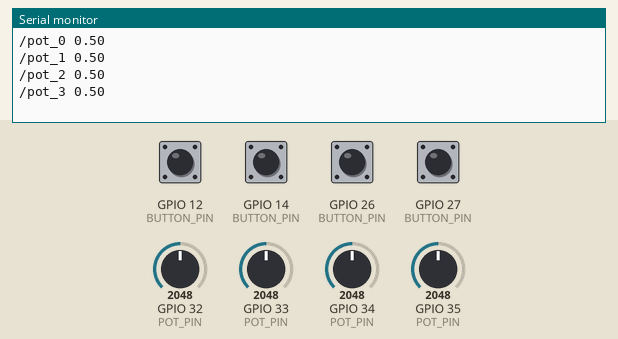
The sketch below on a simulated ESP32. Shown: the last lines printed to the serial monitor. Inputs (shaded band) come from the test bench; at power-on: GPIO 12 (BUTTON_PIN), GPIO 14 (BUTTON_PIN), GPIO 26 (BUTTON_PIN), GPIO 27 (BUTTON_PIN) HIGH, GPIO 32 (POT_PIN) = 2048, GPIO 33 (POT_PIN) = 2048, GPIO 34 (POT_PIN) = 2048, GPIO 35 (POT_PIN) = 2048.

Above: at 1.2 s.
1.3 s: GPIO 12 (BUTTON_PIN) pulled LOW for 0.15 s
At 2.0 s:
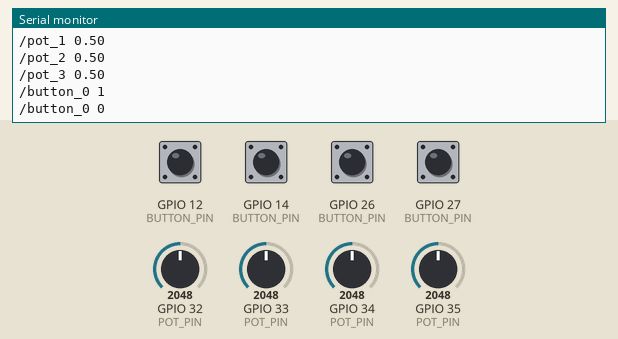
3.0 s: GPIO 32 (POT_PIN) set to 2866
At 3.9 s:
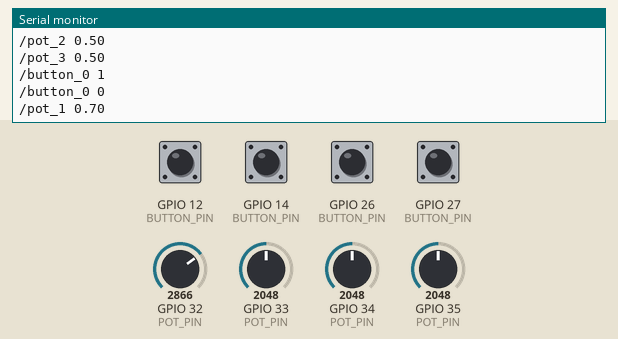
4.5 s: GPIO 33 (POT_PIN) set to 2866
At 5.1 s:
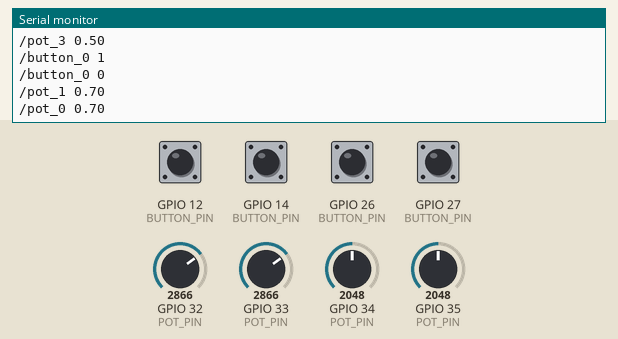
6.0 s: GPIO 34 (POT_PIN) set to 2866
At 6.9 s:
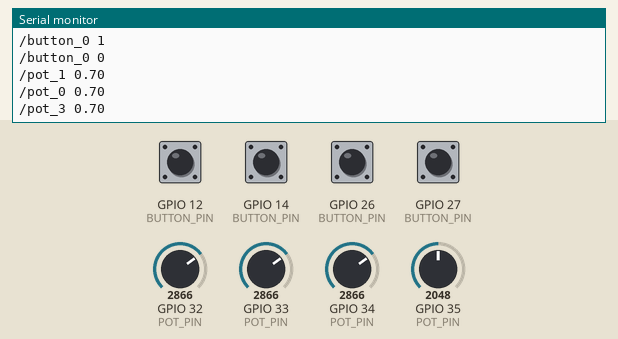
7.5 s: GPIO 35 (POT_PIN) set to 2866
At 8.7 s:
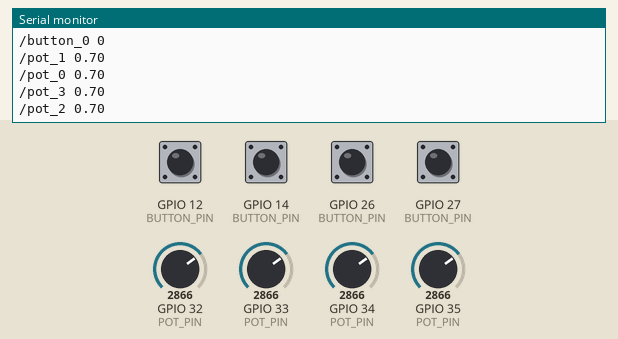
9.0 s: GPIO 14 (BUTTON_PIN) pulled LOW for 0.15 s
At 10.2 s:
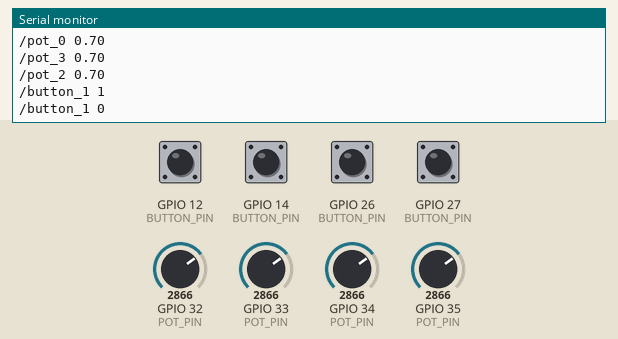
Timing chart, 0 to 11.6 s (numbered marks = the images above; inputs shaded):
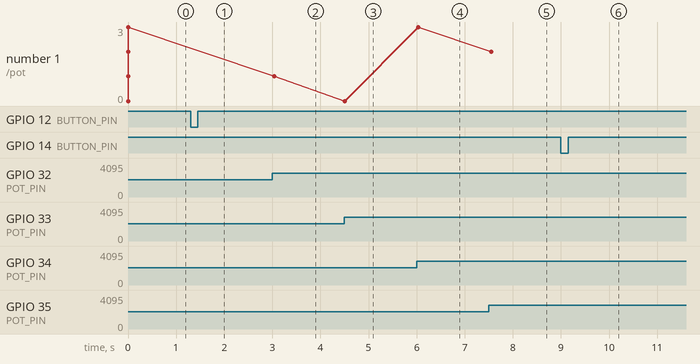

Measured:
- after the input at 1.3 s, the serial monitor: prints a new line after 0.07 s (image 1)
- after the input at 3.0 s, the serial monitor: prints a new line at once (image 2)
- after the input at 4.5 s, the serial monitor: prints a new line at once (image 3)
- after the input at 6.0 s, the serial monitor: prints a new line at once (image 4)
- after the input at 7.5 s, the serial monitor: prints a new line after 0.05 s (image 5)
- after the input at 9.0 s, the serial monitor: prints a new line after 0.07 s (image 6)
- plotted number 1: 0 → 3 after the input at 6.0 s, 3 → 2 after the input at 7.5 s

The sketch:

esp32_potrock.ino
```cpp
// include the ResponsiveAnalogRead library
#include <ResponsiveAnalogRead.h>
#include <Button2.h>
#include <HardwareSerial.h>

#define DEBUG     1
#define POTROCK   4
#define N_POTS    POTROCK
#define N_BUTTONS POTROCK
#define RX        16
#define TX        17
#define POT0      33
#define POT1      32
#define POT2      35
#define POT3      34
#define BUTTON0   12
#define BUTTON1   14
#define BUTTON2   27
#define BUTTON3   26

#if POTROCK == 4
  const int POT_PIN[] = { POT0, POT1, POT2, POT3 };
  const int BUTTON_PIN[] = { BUTTON0, BUTTON1, BUTTON2, BUTTON3 };
#elif POTROCK == 3
  //const int POT_PIN[] = { POT0, POT1, POT2  };
  //const int BUTTON_PIN[] = { BUTTON2, BUTTON1, BUTTON0 };
  const int POT_PIN[] = { POT2, POT1, POT0  };
  const int BUTTON_PIN[] = { BUTTON0, BUTTON1, BUTTON2 };
#endif


//ResponsiveAnalogRead analog(ANALOG_PIN, true);
ResponsiveAnalogRead *analog[N_POTS];
Button2 *button[N_BUTTONS];
HardwareSerial SerialPort(2);


// the next optional argument is snapMultiplier, which is set to 0.01 by default
// you can pass it a value from 0 to 1 that controls the amount of easing
// increase this to lessen the amount of easing (such as 0.1) and make the responsive values more responsive
// but doing so may cause more noise to seep through if sleep is not enabled

void setup() {
  #if DEBUG
    Serial.begin(115200);
  #endif

  SerialPort.begin(115200, SERIAL_8N1, RX, TX);

  for (int i=0; i < N_POTS; i++) {
    analog[i] = new ResponsiveAnalogRead(POT_PIN[i], true);
    analog[i]->setAnalogResolution(4096);
    analog[i]->setActivityThreshold(32.0);
  }

  for (int j=0; j < N_BUTTONS; j++) {
    button[j] = new Button2();
    button[j]->begin(BUTTON_PIN[j]);
    button[j]->setPressedHandler(pressed);
    button[j]->setReleasedHandler(released);
  }
}

void loop() {
  for (int j=0; j < N_BUTTONS; j++) {
    button[j]->loop();
  }

  for (int i=0; i < N_POTS; i++) {
    analog[i]->update();

    if(analog[i]->hasChanged()) {

      float value = (float)(analog[i]->getValue() >> 2);

      #if DEBUG
        Serial.print("/pot_");
        Serial.print(i);
        Serial.print(" ");
        Serial.println(value / 1024);
      #endif

      SerialPort.print("/pot_");
      SerialPort.print(i);
      SerialPort.print(" ");
      SerialPort.println(value / 1024);
    }
  }


  //Serial.println("");
  delay(50);
}

void pressed(Button2& btn) {
    int but = 10;

    for (int i=0; i < N_BUTTONS; i++) {
      if (btn == *button[i]) {
        but = i;
      }
    }

    send_msg(but, 1);
}

void released(Button2& btn) {
    //Serial.print("released: ");
    //Serial.println(btn.wasPressedFor());
    int but = 10;

    for (int i=0; i < N_BUTTONS; i++) {
      if (btn == *button[i]) {
        but = i;
      }
    }

    send_msg(but, 0);
}

void send_msg(int n_button, int value) {
  #if DEBUG
    Serial.print("/button_");
    Serial.print(n_button);
    Serial.print(" ");
    Serial.println(value);
  #endif

  SerialPort.print("/button_");
  SerialPort.print(n_button);
  SerialPort.print(" ");
  SerialPort.println(value);
}
```
